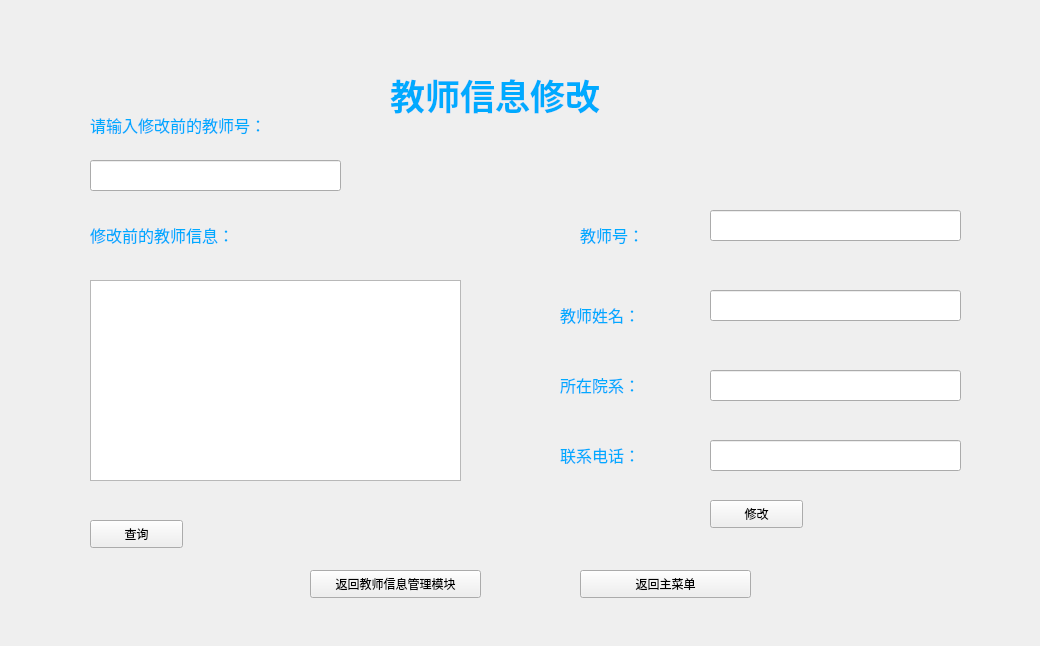
<?xml version="1.0" encoding="UTF-8"?>
<ui version="4.0">
 <class>Teacher_change</class>
 <widget class="QWidget" name="Teacher_change">
  <property name="geometry">
   <rect>
    <x>0</x>
    <y>0</y>
    <width>1040</width>
    <height>646</height>
   </rect>
  </property>
  <property name="windowTitle">
   <string>教师信息修改</string>
  </property>
  <property name="styleSheet">
   <string notr="true">background-image: url(:D:/PyQt/2.png);</string>
  </property>
  <widget class="QLabel" name="label">
   <property name="geometry">
    <rect>
     <x>390</x>
     <y>30</y>
     <width>661</width>
     <height>131</height>
    </rect>
   </property>
   <property name="text">
    <string>&lt;html&gt;&lt;head/&gt;&lt;body&gt;&lt;p&gt;&lt;span style=&quot; font-size:26pt; font-weight:600; color:#00aaff;&quot;&gt;教师信息修改&lt;/span&gt;&lt;/p&gt;&lt;/body&gt;&lt;/html&gt;</string>
   </property>
  </widget>
  <widget class="QLabel" name="label_2">
   <property name="geometry">
    <rect>
     <x>580</x>
     <y>210</y>
     <width>211</width>
     <height>51</height>
    </rect>
   </property>
   <property name="text">
    <string>&lt;html&gt;&lt;head/&gt;&lt;body&gt;&lt;p&gt;&lt;span style=&quot; font-size:12pt; color:#00aaff;&quot;&gt;教师号：&lt;/span&gt;&lt;/p&gt;&lt;/body&gt;&lt;/html&gt;</string>
   </property>
  </widget>
  <widget class="QLineEdit" name="lineEdit">
   <property name="geometry">
    <rect>
     <x>710</x>
     <y>210</y>
     <width>251</width>
     <height>31</height>
    </rect>
   </property>
   <property name="text">
    <string/>
   </property>
  </widget>
  <widget class="QLabel" name="label_3">
   <property name="geometry">
    <rect>
     <x>560</x>
     <y>290</y>
     <width>211</width>
     <height>51</height>
    </rect>
   </property>
   <property name="text">
    <string>&lt;html&gt;&lt;head/&gt;&lt;body&gt;&lt;p&gt;&lt;span style=&quot; font-size:12pt; color:#00aaff;&quot;&gt;教师姓名：&lt;/span&gt;&lt;/p&gt;&lt;/body&gt;&lt;/html&gt;</string>
   </property>
  </widget>
  <widget class="QPushButton" name="pushButton">
   <property name="geometry">
    <rect>
     <x>710</x>
     <y>500</y>
     <width>93</width>
     <height>28</height>
    </rect>
   </property>
   <property name="text">
    <string>修改</string>
   </property>
  </widget>
  <widget class="QPushButton" name="pushButton_2">
   <property name="geometry">
    <rect>
     <x>310</x>
     <y>570</y>
     <width>171</width>
     <height>28</height>
    </rect>
   </property>
   <property name="text">
    <string>返回教师信息管理模块</string>
   </property>
  </widget>
  <widget class="QPushButton" name="pushButton_3">
   <property name="geometry">
    <rect>
     <x>580</x>
     <y>570</y>
     <width>171</width>
     <height>28</height>
    </rect>
   </property>
   <property name="text">
    <string>返回主菜单</string>
   </property>
  </widget>
  <widget class="QLabel" name="label_4">
   <property name="geometry">
    <rect>
     <x>560</x>
     <y>360</y>
     <width>211</width>
     <height>51</height>
    </rect>
   </property>
   <property name="text">
    <string>&lt;html&gt;&lt;head/&gt;&lt;body&gt;&lt;p&gt;&lt;span style=&quot; font-size:12pt; color:#00aaff;&quot;&gt;所在院系：&lt;/span&gt;&lt;/p&gt;&lt;/body&gt;&lt;/html&gt;</string>
   </property>
  </widget>
  <widget class="QLabel" name="label_5">
   <property name="geometry">
    <rect>
     <x>560</x>
     <y>430</y>
     <width>211</width>
     <height>51</height>
    </rect>
   </property>
   <property name="text">
    <string>&lt;html&gt;&lt;head/&gt;&lt;body&gt;&lt;p&gt;&lt;span style=&quot; font-size:12pt; color:#00aaff;&quot;&gt;联系电话：&lt;/span&gt;&lt;/p&gt;&lt;/body&gt;&lt;/html&gt;</string>
   </property>
  </widget>
  <widget class="QLineEdit" name="lineEdit_2">
   <property name="geometry">
    <rect>
     <x>710</x>
     <y>290</y>
     <width>251</width>
     <height>31</height>
    </rect>
   </property>
   <property name="text">
    <string/>
   </property>
  </widget>
  <widget class="QLineEdit" name="lineEdit_3">
   <property name="geometry">
    <rect>
     <x>710</x>
     <y>370</y>
     <width>251</width>
     <height>31</height>
    </rect>
   </property>
   <property name="text">
    <string/>
   </property>
  </widget>
  <widget class="QLabel" name="label_8">
   <property name="geometry">
    <rect>
     <x>90</x>
     <y>100</y>
     <width>241</width>
     <height>51</height>
    </rect>
   </property>
   <property name="text">
    <string>&lt;html&gt;&lt;head/&gt;&lt;body&gt;&lt;p&gt;&lt;span style=&quot; font-size:12pt; color:#00aaff;&quot;&gt;请输入修改前的教师号：&lt;/span&gt;&lt;/p&gt;&lt;/body&gt;&lt;/html&gt;</string>
   </property>
  </widget>
  <widget class="QLineEdit" name="lineEdit_4">
   <property name="geometry">
    <rect>
     <x>710</x>
     <y>440</y>
     <width>251</width>
     <height>31</height>
    </rect>
   </property>
   <property name="text">
    <string/>
   </property>
  </widget>
  <widget class="QLabel" name="label_10">
   <property name="geometry">
    <rect>
     <x>90</x>
     <y>210</y>
     <width>211</width>
     <height>51</height>
    </rect>
   </property>
   <property name="text">
    <string>&lt;html&gt;&lt;head/&gt;&lt;body&gt;&lt;p&gt;&lt;span style=&quot; font-size:12pt; color:#00aaff;&quot;&gt;修改前的教师信息：&lt;/span&gt;&lt;/p&gt;&lt;/body&gt;&lt;/html&gt;</string>
   </property>
  </widget>
  <widget class="QPushButton" name="pushButton_4">
   <property name="geometry">
    <rect>
     <x>90</x>
     <y>520</y>
     <width>93</width>
     <height>28</height>
    </rect>
   </property>
   <property name="text">
    <string>查询</string>
   </property>
  </widget>
  <widget class="QTextEdit" name="textEdit">
   <property name="geometry">
    <rect>
     <x>90</x>
     <y>280</y>
     <width>371</width>
     <height>201</height>
    </rect>
   </property>
   <property name="readOnly">
    <bool>true</bool>
   </property>
  </widget>
  <widget class="QLineEdit" name="lineEdit_8">
   <property name="geometry">
    <rect>
     <x>90</x>
     <y>160</y>
     <width>251</width>
     <height>31</height>
    </rect>
   </property>
   <property name="text">
    <string/>
   </property>
  </widget>
 </widget>
 <resources/>
 <connections/>
</ui>
